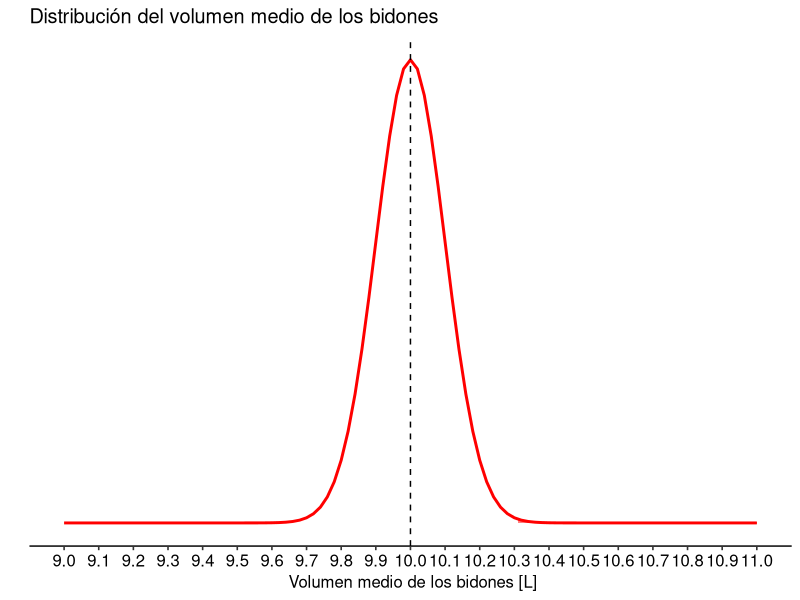
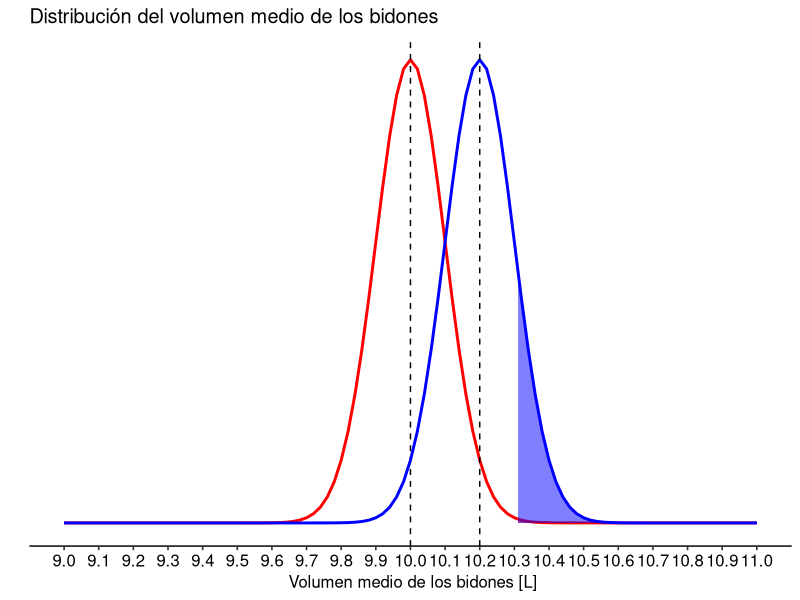
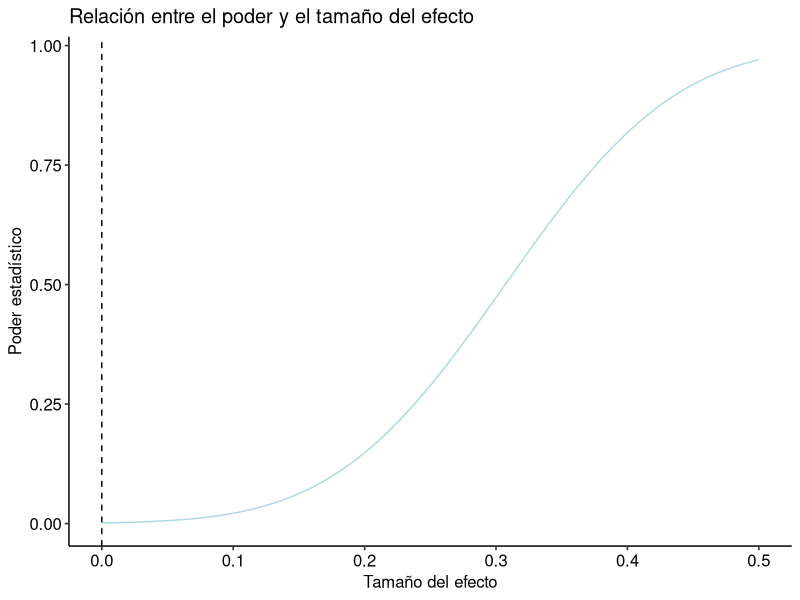
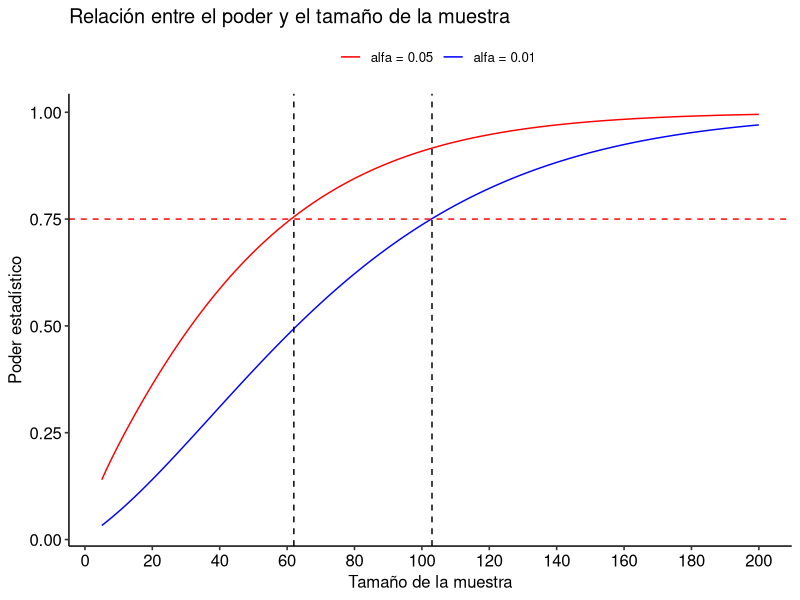

Recreate these plots in R, in order.
library(ggpubr)

# ******************************************** ENUNCIADO ********************************#
# Se sabe que una máquina que envasa detergentes industriales llena bidones con un 
# volumen de producto que sigue una distribución normal con desviación estándar de 1 litro. 
# Usando una muestra aleatoria de 100 botellas, el ingeniero a cargo de la planta requiere 
# determinar si la máquina está llenando los bidones con una media de 10 litros.

# Como se necesita determinar si la máquina llena los bidones con una media de 10 litros,
# nuestro valor nulo es 10.


# ******************************************** PREGUNTA 1 ********************************#
# Si el ingeniero está seguro de que el verdadero volumen medio no puede ser inferior     #
# a 10 litros y piensa rechazar la hipótesis nula cuando la muestra presente una          #
# media mayor a 10,3 litros, ¿cuál es la probabilidad de que cometa un error de tipo I?   #                                               #
# ****************************************************************************************#

# Como el ingeniero está seguro de que el verdadero volumen medio no puede ser inferior
# a 10 litros, se realiza una hipótesis unilateral. 

# Se formula la hipótesis:
# H0: media = 10 ; (El volumen medio de los bidones es exactamente 10 litros)
# HA: media > 10; (El volumen medio de los bidones es mayor a 10 litros)

# Objetivo:
# Se busca determinar el valor alfa, ya que éste corresponde a la probabilidad 
# de cometer un error de tipo I.

# Fijar valores conocidos .
sigma <- 1
n <- 100
media_nula <- 10

# Calcular el error estándar .
SE <- sigma / sqrt (n)

# Graficar la distribución muestral del volumen medio de los bidones si
# la hipótesis nula fuera verdadera.

x <- seq (9 , 11 , 0.01)
y <- dnorm (x, mean = media_nula , sd = SE)
g <- ggplot ( data = data.frame (x, y), aes(x))

g <- g + stat_function (
  fun = dnorm ,
  args = list ( mean = media_nula , sd = SE),
  colour = "red ", size = 1)
  
g <- g + ylab ("")
g <- g + scale_y_continuous ( breaks = NULL )
g <- g + scale_x_continuous ( name = " Volumen medio de los bidones [L]",
                                   breaks = seq (9, 11, 0.1))

g <- g + ggtitle("Distribución del volumen medio de los bidones")
g <- g + geom_vline ( xintercept = media_nula , linetype = "dashed")
g <- g + theme_pubr ()



# Se colorea el área del grafico de la región de rechazo de la hipótesis nula.
q_critico_superior <- 10.3

g <- g + geom_area ( data = subset (data.frame(x,y) , x > q_critico_superior ),
                          aes (y = y),
                          colour = "red ",
                          fill = "red",
                          alpha = 0.5)
print (g)

# Usando la función de pnorm, se entrega la probabilidad de que la variable 
# tome valores menores o iguales que un valor dado.
# Si lower.tail = FALSE, pnorm opera con la cola superior, es decir,
# entrega la probabilidad de que la variable tome valores mayores
# a un valor dado.

alfa <- pnorm (q_critico_superior,mean = media_nula,sd = SE,lower.tail = FALSE )
# Si es binominal se suma:
# +  pnorm (q_critico_inferior,mean = media_nula ,sd = SE,lower.tail = TRUE )

cat (" Alfa = ", alfa , "\n")
# alfa = 0.001349898

# Para comprobar si el alfa obtenida anteriormente es correcto, se realiza el proceso
# inverso para obtener el q crítico (10.3): 

# Si es bilateral, seria alfa/2
Z_critico <- qnorm ( alfa , mean = 0 , sd = 1, lower.tail = FALSE)
# Z_critico = 3
q_critico_superior <- media_nula + Z_critico*SE
cat("q crítico superior = ", q_critico_superior, "\n")
# q crítico superior =  10.3

# Recordando la regla empírica de la distribución normal, aproximadamente 
# el 97,3% de las observaciones se encuentran a una distancia de 
# 3 errores estándar de la media. Como 1-a es aprox. 98%, se puede suponer
# razonable el resultado.

# Con el valor alfa calculado, la probabilidad de que el ingeniero cometa un error tipo 1
# es de 0,13% cada ves que el estimador puntual esté a 3 o más errores estándar
# del parámetro de la población.

# ******************************************** PREGUNTA 2 ********************************#
# Si el verdadero volumen medio de los bidones fuera de 10,2 litros,                      #
# ¿cuál sería la probabilidad de que el ingeniero, que obviamente no conoce este dato,    #
# cometa un error de tipo II?                                                             #
# ****************************************************************************************#

# Objetivo:
# Se busca determinar el valor beta, ya que éste corresponde a la probabilidad 
# de cometer un error de tipo II.

# Se utiliza el alfa obtenido de la pregunta 1.
# alfa = 0.001349898

# Graficar la distribución muestral del volumen medio de los bidones si
# la hipótesis nula fuera verdadera.

x <- seq (9 , 11 , 0.01)
y <- dnorm (x, mean = media_nula , sd = SE)
g <- ggplot ( data = data.frame (x, y), aes(x))

g <- g + stat_function (
  fun = dnorm ,
  args = list ( mean = media_nula , sd = SE),
  colour = "red ", size = 1)

g <- g + ylab ("")
g <- g + scale_y_continuous ( breaks = NULL )
g <- g + scale_x_continuous ( name = " Volumen medio de los bidones [L]",
                              breaks = seq (9, 11, 0.1))

g <- g + ggtitle("Distribución del volumen medio de los bidones")
g <- g + geom_vline ( xintercept = media_nula , linetype = "dashed")
g <- g + theme_pubr ()



# Se colorea el área del grafico de la región de rechazo de la hipótesis nula.
q_critico_superior <- 10.3

g <- g + geom_area ( data = subset (data.frame(x,y) , x > q_critico_superior ),
                     aes (y = y),
                     colour = "red ",
                     fill = "red",
                     alpha = 0.5)

media_efecto = 10.2

# Superponer la distribución muestral de la media de los bidones
# si la media fuera de 10,2 
g <- g + stat_function (fun = dnorm ,
                        args = list ( mean = media_efecto , sd = SE ) ,
                        colour = "blue", size = 1)

# Colorear la región de la nueva curva situada en la región de
# rechazo de la curva original.
x1 <- seq ( 9 , 11 , 0.01)
y1 <- dnorm (x , mean = media_efecto , sd = SE )
g <- g + geom_area ( data = subset ( data.frame (x1,y1 ) ,x > q_critico_superior ),
                     aes ( x = x1 , y = y1 ),
                     colour = "blue", fill = "blue", alpha = 0.5)
g <- g + geom_vline ( xintercept = media_efecto , linetype = "dashed")
print (g)

# Calcular el poder de acuerdo al análisis teórico.
poder <- pnorm (q_critico_superior,mean = media_efecto ,sd = SE,lower.tail = FALSE )

cat("Poder = ", poder, "\n")

# Calcular la probabilidad de cometer un error tipo II.

beta <- 1 - poder
cat("Beta = ", beta, "\n")

# El área roja del grafico corresponde a la región de rechazo si la hipótesis nula fuera verdadera,
# mientras que la región azul corresponde al poder de la prueba t.
# Puesto que el poder corresponde a la probabilidad de no cometer un error de tipo II, se tiene que beta
# es igual a 0.8413.
# En conclusión, el ingeniero no sería capaz de detectar una diferencia
# en el tamaño del efecto del volumen medio un 84,13% de las veces.

# La probabilidad de cometer un error de tipo II es muy grande, sin embargo, una manera de solucionar
# este problema es aumentar el tamaño de la muestra para que el error disminuya
# progresivamente.

# ******************************************** PREGUNTA 3 ********************************#
# Como no se conoce el verdadero volumen medio, genere un gráfico del poder estadístico   # 
# con las condiciones anteriores, pero suponiendo que el verdadero volumen medio          #
# podría variar de 10 a 10,5 litros.                                                      #
# ****************************************************************************************#

# Se pide construir un gráfico de poder estadístico v/s el tamaño del efecto, ya que 
# se hace el supuesto de que las medias están en un cierto rango, y conocemos la media nula, 
# la cual corresponde 10 [L]. En el gráfico, el eje y corresponde al poder de la prueba t
# y el eje x corresponde al tamaño del efecto.

# Se utiliza el alfa obtenido en la pregunta 1
# alfa = 0.001349898

# Generar un vector con un rango de valores para las medias
medias <- seq(10, 10.5, 0.01)

# Se obtiene el tamaño del efecto, el cual corresponde a la diferencia
# entre la media muestral y el valor nulo, no estandarizada.
efecto <- (medias - media_nula)

# Se calcula el poder con el cual se detecta el tamaño de efecto para cada
# tamaño de la muestra, asumiendo una prueba unilateral para
# una sola muestra.
poder <- power.t.test(n = n, delta = efecto, sd = sigma, sig.level = alfa, 
                      type="one.sample", alternative = "one.sided")$power
# Crear un data frame.
datos <- data.frame(efecto, poder)

# Graficar la curva de poder.

g <- ggplot(datos, aes(efecto, poder))
g <- g + geom_line(colour="light blue")
g <- g + ylab("Poder estadístico")
g <- g + xlab("Tamaño del efecto")
g <- g + theme_pubr()
g <- g + ggtitle("Relación entre el poder y el tamaño del efecto")
g <- g + geom_vline ( xintercept = 0 , linetype = "dashed")
print(g)

# Al observando el grafico, se puede notar que a medida que aumenta el tamaño 
# del efecto, el poder se va acercando a 1. En conclusión, a medida 
# que aumenta el tamaño del efecto, aumentará la probabilidad de 
# correctamente rechazar H0 cuando es falsa.

# ******************************************** PREGUNTA 4 ********************************#
# Considerando un volumen medio de 10 litros, ¿cuántos bidones deberían revisarse para    #
# conseguir un poder estadístico de 0,75 y un nivel de significación de 0,05?             #                                         #
# ****************************************************************************************#

# Se necesita determinar el tamaño de la muestra con un volumen medio de 10 litros,
# poder de 0.75 y un alfa de 0.05. Para calcular el tamaño de la muestra, 
# se puede utilizar la prueba de poder, dejando como NULL el parámetro “n”.

library(pwr)

diferencia = 10.3 - media_nula
# diferencia = 0.3

# Cálculo del tamaño de la muestra usando la función power.t.test.
poder_muestra <- power.t.test(n = NULL,
                              delta = diferencia,
                              sd = sigma,
                              sig.level = 0.05,
                              power = 0.75,
                              type = "one.sample",
                              alternative = "one.sided")
print(poder_muestra)
n <- ceiling(poder_muestra [["n"]])
cat("n = ", n, "\n")

# Se deben revisar un total de 62 bidones para conseguir un poder estadístico de 0.75 y 
# nivel de significación 0.05. Esto significa que se necesitan 62 bidones para cometer
# un error de tipo I el 5% de las veces y un error de tipo II el 25% de las veces.   

# ******************************************** PREGUNTA 5 ********************************#
# ¿Y si el ingeniero fuese muy exigente y quisiera reducir la probabilidad de cometer un  #
# error de tipo I a un 1% solamente?                                                      #  
# ****************************************************************************************#

# Se necesita determinar el tamaño de la muestra con un volumen medio de 10 litros,
# poder de 0.75 y un alfa de 0.01. Para calcular el tamaño de la muestra, 
# se puede utilizar la prueba de poder, dejando como NULL el parámetro “n”.

# Cálculo del tamaño de la muestra usando la función power.t.test.
poder_muestra <- power.t.test(n = NULL,
                              delta = diferencia,
                              sd = sigma,
                              sig.level = 0.01,
                              power = 0.75,
                              type = "one.sample",
                              alternative = "one.sided")
print(poder_muestra)
n <- ceiling(poder_muestra [["n"]])
cat("n = ", n, "\n")

# Se deben revisar un total de 103 bidones para conseguir un poder estadístico de 0.75 y 
# nivel de significación 0.01. Esto significa que se necesitan 103 bidones para cometer
# un error de tipo I el 1% de las veces y un error de tipo II el 25% de las veces.

# Como se puede observar, a menor valor de alfa (disminuir error tipo I), se necesita un 
# tamaño de muestra mayor para mantener el poder de 0.75.

# Se crea un grafico para representar la relación entre el poder y el tamaño de efecto 
# de la muestra con un nivel de significación de 0.05 y 0.01, dejando constante 
# un poder de 0.75.

library(tidyverse)

n1 = 62
n2 = 103
poder = 0.75
efecto <- diferencia
# efecto = 0.3
# sigma = 1

# Generar un vector con un rango de valores para el tamaño de las muestras
n <- seq(5, 200, 0.1)

alfa_05 <- power.t.test(n = n, delta=efecto, sd = sigma, sig.level = 0.05, 
                        type="one.sample", alternative = "one.sided")$power
alfa_01 <- power.t.test(n = n, delta=efecto, sd = sigma, sig.level = 0.01, 
                        type="one.sample", alternative = "one.sided")$power

datos <- data.frame(n, alfa_05, alfa_01)

# Llevar a formato largo 
datos <- datos %>% pivot_longer(!n, names_to="nombre_alfa", values_to="valor_alfa")

niveles <- c("alfa_05", "alfa_01")
etiquetas <- c("alfa = 0.05", "alfa = 0.01")

datos[["nombre_alfa"]] <- factor(datos[["nombre_alfa"]], levels = niveles, labels = etiquetas)

g <- ggplot(datos, aes(n, valor_alfa, colour = factor(nombre_alfa)))
g <- g + geom_line()
g <- g + labs(colour = " ")
g <- g + ylab("Poder estadístico")
g <- g + xlab("Tamaño de la muestra")

g <- g + scale_color_manual(values=c("red", "blue"))
g <- g + scale_y_continuous(breaks = seq(0,1,0.25))
g <- g + scale_x_continuous(breaks = seq(0,200,20))
g <- g + geom_vline ( xintercept = n1 , linetype = "dashed")
g <- g + geom_vline ( xintercept = n2 , linetype = "dashed")
g <- g + geom_hline ( aes ( yintercept = poder ) ,
                      color = "red", linetype = 2)
g <- g + theme_pubr()
g <- g + ggtitle("Relación entre el poder y el tamaño de la muestra")

print(g)

# Observando el grafico de poder V/S tamaño de la muestra, se puede concluir 
# gráficamente lo dicho anteriormente. A menor sea tu alfa, se necesita un 
# mayor tamaño de muestra para aumentar el poder estadístico y disminuir el 
# riesgo de cometer un error de tipo II.
